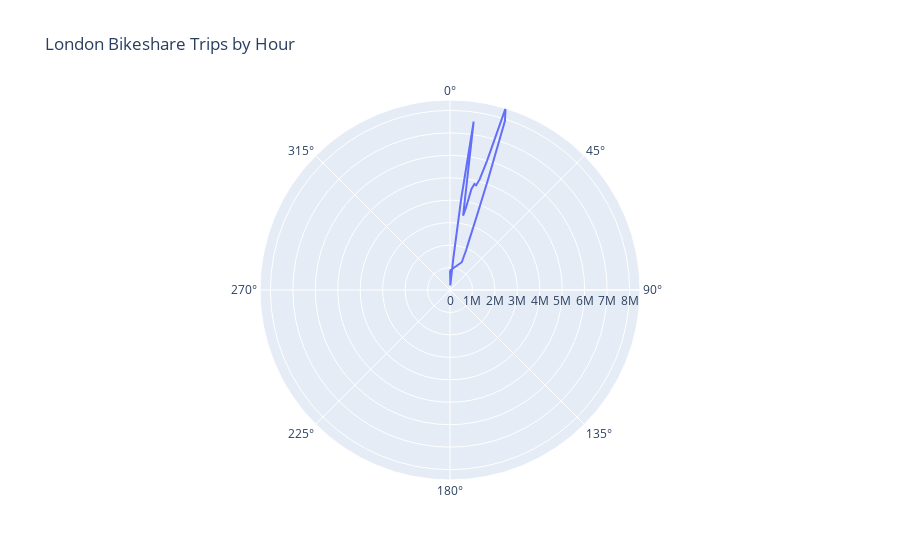
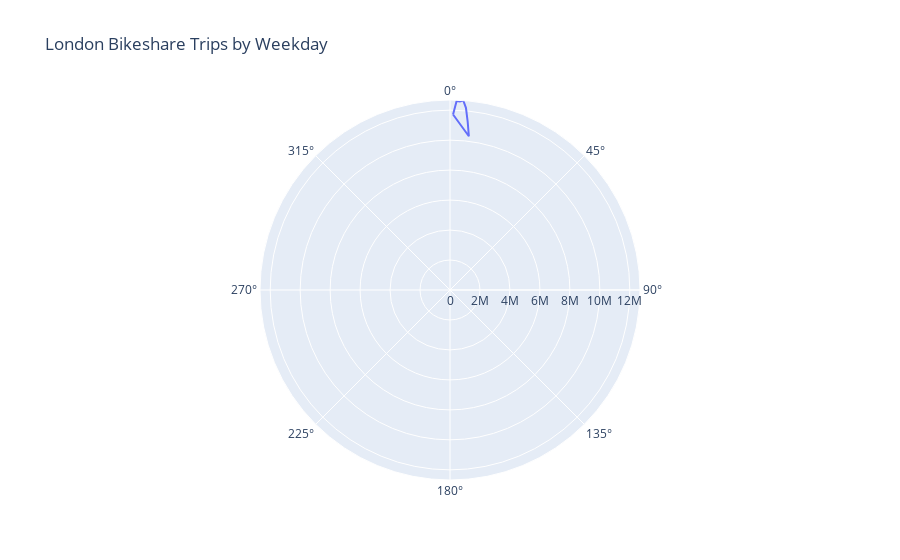
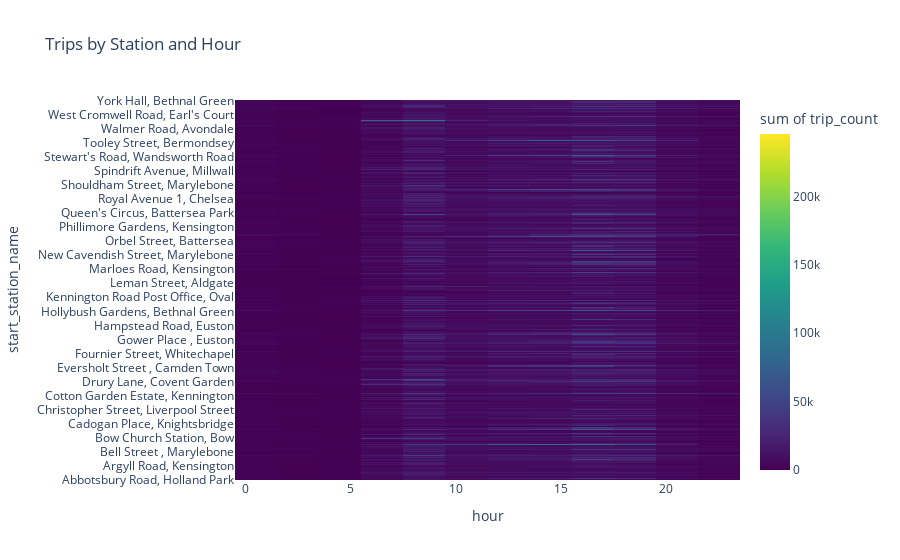

These figures' notebook cell, in order:
### Code cell
# Import libraries
from google.cloud import bigquery
from google.cloud import bigquery_storage
import pandas as pd
import plotly.express as px

# Read project from env variable
from dotenv import load_dotenv
import os
load_dotenv()  # Loads .env file into environment variables
project_id = os.environ.get("DSAI_PROJECT_ID")

# Initialize BigQuery client
client = bigquery.Client(project=project_id)
bqstorage_client = bigquery_storage.BigQueryReadClient()

query_check = f"""
SELECT trip_start, COUNT(*) AS cnt
FROM `{project_id}.LondonBicycles.fact_trips`
GROUP BY trip_start
ORDER BY trip_start DESC
LIMIT 10
"""
df_check = client.query(query_check).to_dataframe()
print(df_check)

# --------------------------------------------
# Step 1: Read fact_trips table from BigQuery
# --------------------------------------------
query_fact = f"""
SELECT
    rental_id,
    trip_start,
    trip_end,
    bike_id,
    start_station_id,
    end_station_id,
    TIMESTAMP_MICROS(trip_start) AS start_ts
FROM `{project_id}.LondonBicycles.fact_trips`
WHERE trip_start > 0 AND trip_start <= 2534023007999999999
"""

df_trips = client.query(query_fact).to_dataframe(bqstorage_client=bqstorage_client)
print("Fact trips rows:", len(df_trips))

# --------------------------------------------
# Step 2: Read dim_stations table
# --------------------------------------------
query_stations = f"""
SELECT
    station_id,
    station_name
FROM `{project_id}.LondonBicycles.dim_stations`
"""

df_stations = client.query(query_stations).to_dataframe()
print("Stations rows:", len(df_stations))

# --------------------------------------------
# Step 3: Join trips with start station names
# --------------------------------------------
df_trips = df_trips.merge(df_stations, left_on="start_station_id", right_on="station_id", how="left")
df_trips.rename(columns={"station_name": "start_station_name"}, inplace=True)

# --------------------------------------------
# Step 4: Add derived columns for visualization
# --------------------------------------------
df_trips["hour"] = df_trips["start_ts"].dt.hour
df_trips["weekday"] = df_trips["start_ts"].dt.dayofweek + 1  # Monday=1, Sunday=7

# --------------------------------------------
# Step 5: Aggregate trips by hour (polar plot)
# --------------------------------------------
df_hour = df_trips.groupby("hour").size().reset_index(name="trip_count")

fig_hour = px.line_polar(
    df_hour, r="trip_count", theta="hour", line_close=True,
    title="London Bikeshare Trips by Hour"
)
fig_hour.show()

# --------------------------------------------
# Step 6: Aggregate trips by weekday (polar plot)
# --------------------------------------------
df_weekday = df_trips.groupby("weekday").size().reset_index(name="trip_count")

fig_weekday = px.line_polar(
    df_weekday, r="trip_count", theta="weekday", line_close=True,
    title="London Bikeshare Trips by Weekday"
)
fig_weekday.show()

# --------------------------------------------
# Step 7: Optional - Trips by station and hour (heatmap)
# --------------------------------------------
df_station_hour = df_trips.groupby(["start_station_name", "hour"]).size().reset_index(name="trip_count")

fig_station_hour = px.density_heatmap(
    df_station_hour, x="hour", y="start_station_name", z="trip_count",
    title="Trips by Station and Hour", color_continuous_scale="Viridis"
)
fig_station_hour.show()

### Figure 1 — Plotly figure (JSON) as saved in the notebook; plotly's stock layout.template omitted (floating-point values rounded to 4 significant figures)
{"data": [{"hovertemplate": "trip_count=%{r}<br>hour=%{theta}<extra></extra>", "legendgroup": "", "line": {"color": "#636efa", "dash": "solid"}, "marker": {"symbol": "circle"}, "mode": "lines", "name": "", "r": [866714, 569308, 367165, 252520, 206360, 339967, 1428883, 4106061, 7569898, 4669580, 3363610, 3746244, 4600553, 4843658, 4809457, 5100872, 5981780, 8464230, 7924837, 5174709, 3380138, 2404047, 1920529, 1343746, 866714], "showlegend": false, "subplot": "polar", "theta": [0, 1, 2, 3, 4, 5, 6, 7, 8, 9, 10, 11, 12, 13, 14, 15, 16, 17, 18, 19, 20, 21, 22, 23, 0], "type": "scatterpolar"}], "layout": {"legend": {"tracegroupgap": 0}, "polar": {"angularaxis": {"direction": "clockwise", "rotation": 90}, "domain": {"x": [0, 1], "y": [0, 1]}}, "title": {"text": "London Bikeshare Trips by Hour"}}}

### Figure 2 — Plotly figure (JSON) as saved in the notebook; plotly's stock layout.template omitted (floating-point values rounded to 4 significant figures)
{"data": [{"hovertemplate": "trip_count=%{r}<br>weekday=%{theta}<extra></extra>", "legendgroup": "", "line": {"color": "#636efa", "dash": "solid"}, "marker": {"symbol": "circle"}, "mode": "lines", "name": "", "r": [11712538, 12617515, 12596741, 12680017, 12202371, 11290051, 10335633, 11712538], "showlegend": false, "subplot": "polar", "theta": [1, 2, 3, 4, 5, 6, 7, 1], "type": "scatterpolar"}], "layout": {"legend": {"tracegroupgap": 0}, "polar": {"angularaxis": {"direction": "clockwise", "rotation": 90}, "domain": {"x": [0, 1], "y": [0, 1]}}, "title": {"text": "London Bikeshare Trips by Weekday"}}}

### Figure 3 — Plotly figure (JSON) as saved in the notebook; plotly's stock layout.template omitted (floating-point values rounded to 4 significant figures; data arrays with more than 128 entries replaced by an {"elided": "..."} marker saying what was removed)
{"data": [{"coloraxis": "coloraxis", "histfunc": "sum", "hovertemplate": "hour=%{x}<br>start_station_name=%{y}<br>sum of trip_count=%{z}<extra></extra>", "name": "", "type": "histogram2d", "x": {"elided": "18840 int values"}, "xaxis": "x", "xbingroup": "x", "y": {"elided": "18840 str values"}, "yaxis": "y", "ybingroup": "y", "z": {"elided": "18840 int values"}}], "layout": {"coloraxis": {"colorbar": {"title": {"text": "sum of trip_count"}}, "colorscale": [[0, "#440154"], [0.1111, "#482878"], [0.2222, "#3e4989"], [0.3333, "#31688e"], [0.4444, "#26828e"], [0.5556, "#1f9e89"], [0.6667, "#35b779"], [0.7778, "#6ece58"], [0.8889, "#b5de2b"], [1, "#fde725"]]}, "legend": {"tracegroupgap": 0}, "title": {"text": "Trips by Station and Hour"}, "xaxis": {"anchor": "y", "domain": [0, 1], "title": {"text": "hour"}}, "yaxis": {"anchor": "x", "domain": [0, 1], "title": {"text": "start_station_name"}}}}
